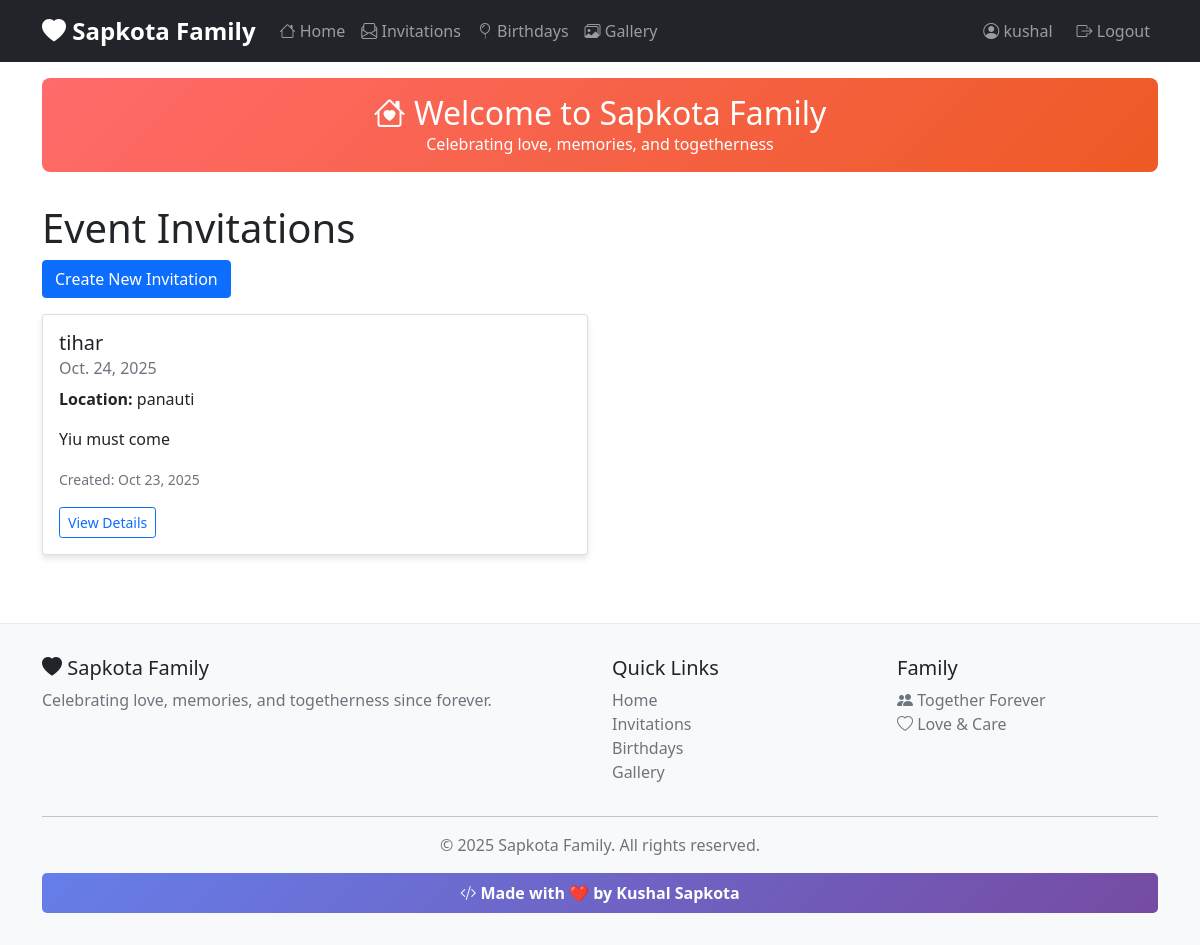
Screenshot of /invitations/ (signed in) with the database file from the repository.
### core/models.py (models this page shows, shortened)
class Invitation(models.Model):
    title = models.CharField(max_length=200)
    date = models.DateField()
    location = models.CharField(max_length=250, blank=True)
    description = models.TextField(blank=True)
    created_at = models.DateTimeField(default=timezone.now)

### core/views.py (the view)
# urls.py: path('invitations/', views.invitation_list, name='invitation_list'),
def invitation_list(request):
    invitations = Invitation.objects.all().order_by('-created_at')
    return render(request, 'invitation_list.html', {'invitations': invitations})

### core/templates/invitation_list.html (shortened to what this page needs)
{% extends 'base.html' %}
{% block content %}
<h1>Event Invitations</h1>
<a href="{% url 'invitation_create' %}" class="btn btn-primary mb-3">Create New Invitation</a>
<div class="row">
    {% for invitation in invitations %}
    <div class="col-md-6">
        <div class="card">
            <div class="card-body">
                <h5 class="card-title">{{ invitation.title }}</h5>
                <h6 class="card-subtitle mb-2 text-muted">{{ invitation.date }}</h6>
                {% if invitation.location %}
                <p class="card-text"><strong>Location:</strong> {{ invitation.location }}</p>
                {% endif %}
                {% if invitation.description %}
                <p class="card-text">{{ invitation.description|truncatewords:20 }}</p>
                {% endif %}
                <p class="card-text"><small class="text-muted">Created: {{ invitation.created_at|date:"M d, Y" }}</small></p>
                <a href="{% url 'invitation_detail' invitation.pk %}" class="btn btn-outline-primary btn-sm">View Details</a>
            </div>
        </div>
    </div>
    {% empty %}
    <div class="col-12">
        <div class="alert alert-info">No invitations found.</div>
    </div>
    {% endfor %}
</div>
{% endblock %}

### core/templates/base.html (shortened to what this page needs)
<!DOCTYPE html>
<html lang="en">
<head>
    <link href="https://cdn.jsdelivr.net/npm/bootstrap@5.1.3/dist/css/bootstrap.min.css" rel="stylesheet">
    <link rel="stylesheet" href="https://cdn.jsdelivr.net/npm/bootstrap-icons@1.8.1/font/bootstrap-icons.css">
</head>
<body>
    <nav class="navbar navbar-expand-lg navbar-dark bg-dark sticky-top">
        <div class="container">
            <a class="navbar-brand" href="{% url 'home' %}">
                <i class="bi bi-heart-fill"></i> Sapkota Family
            </a>
            <div class="collapse navbar-collapse" id="navbarNav">
                <ul class="navbar-nav me-auto">
                    <li class="nav-item">
                        <a class="nav-link" href="{% url 'home' %}">
                            <i class="bi bi-house"></i> Home
                        </a>
                    </li>
                    <li class="nav-item">
                        <a class="nav-link" href="{% url 'invitation_list' %}">
                            <i class="bi bi-envelope-paper"></i> Invitations
                        </a>
                    </li>
                    <li class="nav-item">
                        <a class="nav-link" href="{% url 'birthday_list' %}">
                            <i class="bi bi-balloon"></i> Birthdays
                        </a>
                    </li>
                    <li class="nav-item">
                        <a class="nav-link" href="{% url 'gallery_list' %}">
                            <i class="bi bi-images"></i> Gallery
                        </a>
                    </li>
                </ul>
                <div class="navbar-nav">
                    {% if user.is_authenticated %}
                        <span class="navbar-text me-3">
                            <i class="bi bi-person-circle"></i> {{ user.username }}
                        </span>
                        <a class="nav-link" href="{% url 'admin:logout' %}">
                            <i class="bi bi-box-arrow-right"></i> Logout
                        </a>
                    {% else %}
                        <a class="nav-link" href="{% url 'admin:login' %}">
                            <i class="bi bi-box-arrow-in-right"></i> Login
                        </a>
                    {% endif %}
                </div>
            </div>
        </div>
    </nav>
    <div class="container mt-3">
        <div class="welcome-banner">
            <h2 class="mb-0"><i class="bi bi-house-heart"></i> Welcome to Sapkota Family</h2>
            <p class="mb-0">Celebrating love, memories, and togetherness</p>
        </div>
    </div>
    <main class="container my-4">
        {% block content %}{% endblock %}
    </main>
    <footer class="footer">
        <div class="container">
            <div class="row">
                <div class="col-md-6">
                    <h5><i class="bi bi-heart-fill"></i> Sapkota Family</h5>
                    <p class="text-muted">Celebrating love, memories, and togetherness since forever.</p>
                </div>
                <div class="col-md-3">
                    <h5>Quick Links</h5>
                    <ul class="list-unstyled">
                        <li><a href="{% url 'home' %}" class="text-muted text-decoration-none">Home</a></li>
                        <li><a href="{% url 'invitation_list' %}" class="text-muted text-decoration-none">Invitations</a></li>
                        <li><a href="{% url 'birthday_list' %}" class="text-muted text-decoration-none">Birthdays</a></li>
                        <li><a href="{% url 'gallery_list' %}" class="text-muted text-decoration-none">Gallery</a></li>
                    </ul>
                </div>
                <div class="col-md-3">
                    <h5>Family</h5>
                    <ul class="list-unstyled">
                        <li class="text-muted"><i class="bi bi-people-fill"></i> Together Forever</li>
                        <li class="text-muted"><i class="bi bi-heart"></i> Love & Care</li>
                    </ul>
                </div>
            </div>
            <hr>
            <div class="row">
                <div class="col-12 text-center">
                    <p class="text-muted">&copy; {% now "Y" %} Sapkota Family. All rights reserved.</p>
                    <div class="made-by">
                        <i class="bi bi-code-slash"></i> Made with ❤️ by Kushal Sapkota
                    </div>
                </div>
            </div>
        </div>
    </footer>
</body>
</html>

### core/templates/base.html (style rules this page uses)
.card { margin-bottom: 20px; box-shadow: 0 4px 6px rgba(0, 0, 0, 0.1); transition: transform 0.2s ease-in-out; }
.navbar-brand { font-weight: bold; font-size: 1.5rem; }
.footer { background-color: #f8f9fa; padding: 2rem 0; margin-top: 3rem; border-top: 1px solid #e9ecef; }
.welcome-banner { background: linear-gradient(135deg, #ff6b6b 0%, #ee5a24 100%); color: white; padding: 1rem; text-align: center; border-radius: 8px; margin-bottom: 2rem; }
.made-by { background: linear-gradient(135deg, #667eea 0%, #764ba2 100%); color: white; padding: 0.5rem; text-align: center; border-radius: 5px; font-weight: bold; margin-top: 1rem; }

### rows the page displays
Invitation: title "tihar", date "Oct. 24, 2025", location "panauti", description "Yiu must come", created_at "Oct 23, 2025"

### other values shown
{{ user.username }} "kushal"
